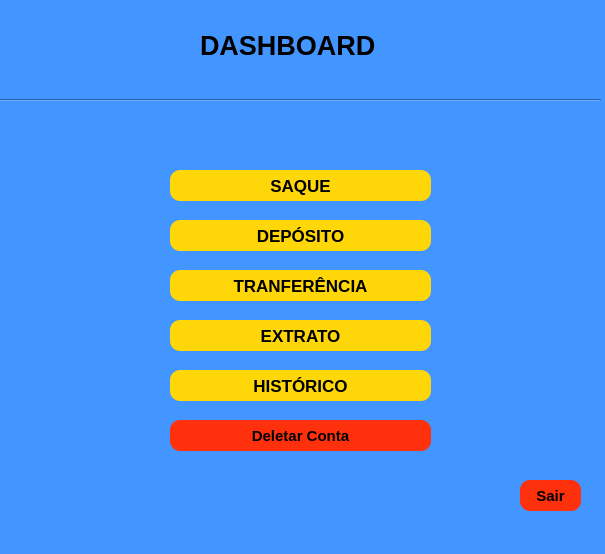
<?xml version="1.0" encoding="UTF-8"?>
<ui version="4.0">
 <class>MainWindow</class>
 <widget class="QMainWindow" name="MainWindow">
  <property name="geometry">
   <rect>
    <x>0</x>
    <y>0</y>
    <width>605</width>
    <height>554</height>
   </rect>
  </property>
  <property name="windowTitle">
   <string>MainWindow</string>
  </property>
  <property name="styleSheet">
   <string notr="true">background-color: rgb(67, 149, 255) </string>
  </property>
  <widget class="QWidget" name="centralwidget">
   <widget class="QLabel" name="label_4">
    <property name="geometry">
     <rect>
      <x>200</x>
      <y>30</y>
      <width>181</width>
      <height>31</height>
     </rect>
    </property>
    <property name="font">
     <font>
      <pointsize>20</pointsize>
      <weight>75</weight>
      <bold>true</bold>
     </font>
    </property>
    <property name="text">
     <string>DASHBOARD</string>
    </property>
   </widget>
   <widget class="QPushButton" name="pushButton_2">
    <property name="geometry">
     <rect>
      <x>170</x>
      <y>170</y>
      <width>261</width>
      <height>31</height>
     </rect>
    </property>
    <property name="font">
     <font>
      <pointsize>13</pointsize>
      <weight>75</weight>
      <bold>true</bold>
     </font>
    </property>
    <property name="styleSheet">
     <string notr="true">background-color:rgb(255, 214, 7);
border-radius: 10px;
</string>
    </property>
    <property name="text">
     <string>SAQUE</string>
    </property>
   </widget>
   <widget class="Line" name="line">
    <property name="geometry">
     <rect>
      <x>-10</x>
      <y>90</y>
      <width>611</width>
      <height>20</height>
     </rect>
    </property>
    <property name="orientation">
     <enum>Qt::Horizontal</enum>
    </property>
   </widget>
   <widget class="QPushButton" name="pushButton_3">
    <property name="geometry">
     <rect>
      <x>170</x>
      <y>220</y>
      <width>261</width>
      <height>31</height>
     </rect>
    </property>
    <property name="font">
     <font>
      <pointsize>13</pointsize>
      <weight>75</weight>
      <bold>true</bold>
     </font>
    </property>
    <property name="styleSheet">
     <string notr="true">background-color:rgb(255, 214, 7);
border-radius: 10px;
</string>
    </property>
    <property name="text">
     <string>DEPÓSITO</string>
    </property>
   </widget>
   <widget class="QPushButton" name="pushButton_4">
    <property name="geometry">
     <rect>
      <x>170</x>
      <y>270</y>
      <width>261</width>
      <height>31</height>
     </rect>
    </property>
    <property name="font">
     <font>
      <pointsize>13</pointsize>
      <weight>75</weight>
      <bold>true</bold>
     </font>
    </property>
    <property name="styleSheet">
     <string notr="true">background-color:rgb(255, 214, 7);
border-radius: 10px;
</string>
    </property>
    <property name="text">
     <string>TRANFERÊNCIA</string>
    </property>
   </widget>
   <widget class="QPushButton" name="pushButton_5">
    <property name="geometry">
     <rect>
      <x>170</x>
      <y>320</y>
      <width>261</width>
      <height>31</height>
     </rect>
    </property>
    <property name="font">
     <font>
      <pointsize>13</pointsize>
      <weight>75</weight>
      <bold>true</bold>
     </font>
    </property>
    <property name="styleSheet">
     <string notr="true">background-color:rgb(255, 214, 7);
border-radius: 10px;
</string>
    </property>
    <property name="text">
     <string>EXTRATO</string>
    </property>
   </widget>
   <widget class="QPushButton" name="pushButton_6">
    <property name="geometry">
     <rect>
      <x>170</x>
      <y>370</y>
      <width>261</width>
      <height>31</height>
     </rect>
    </property>
    <property name="font">
     <font>
      <pointsize>13</pointsize>
      <weight>75</weight>
      <bold>true</bold>
     </font>
    </property>
    <property name="styleSheet">
     <string notr="true">background-color:rgb(255, 214, 7);
border-radius: 10px;
</string>
    </property>
    <property name="text">
     <string>HISTÓRICO</string>
    </property>
   </widget>
   <widget class="QPushButton" name="pushButton_7">
    <property name="geometry">
     <rect>
      <x>520</x>
      <y>480</y>
      <width>61</width>
      <height>31</height>
     </rect>
    </property>
    <property name="font">
     <font>
      <pointsize>11</pointsize>
      <weight>75</weight>
      <bold>true</bold>
     </font>
    </property>
    <property name="styleSheet">
     <string notr="true">background-color:rgb(255, 48, 12);
border-radius: 10px;
</string>
    </property>
    <property name="text">
     <string>Sair</string>
    </property>
   </widget>
   <widget class="QPushButton" name="pushButton_8">
    <property name="geometry">
     <rect>
      <x>170</x>
      <y>420</y>
      <width>261</width>
      <height>31</height>
     </rect>
    </property>
    <property name="font">
     <font>
      <pointsize>11</pointsize>
      <weight>75</weight>
      <bold>true</bold>
     </font>
    </property>
    <property name="styleSheet">
     <string notr="true">background-color:rgb(255, 48, 12);
border-radius: 10px;
</string>
    </property>
    <property name="text">
     <string>Deletar Conta</string>
    </property>
   </widget>
  </widget>
  <widget class="QMenuBar" name="menubar">
   <property name="geometry">
    <rect>
     <x>0</x>
     <y>0</y>
     <width>605</width>
     <height>21</height>
    </rect>
   </property>
  </widget>
  <widget class="QStatusBar" name="statusbar"/>
 </widget>
 <resources/>
 <connections/>
</ui>
